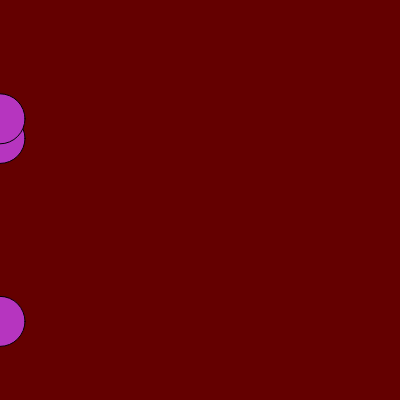
Frame 1 (no input)
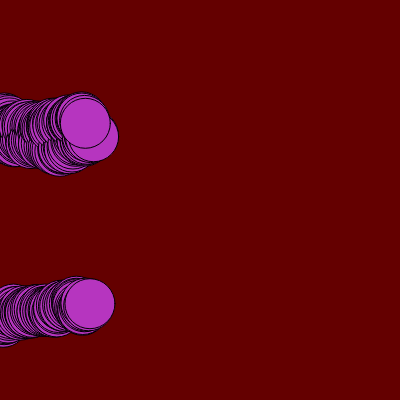
Frame 60 (no input)
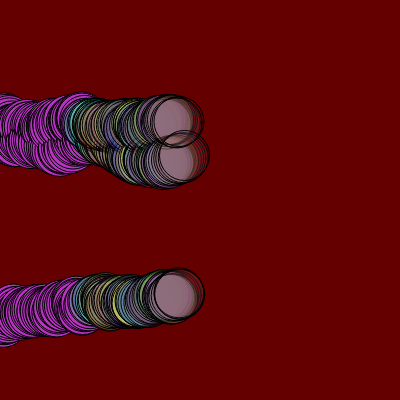
Frame 120 (the mouse pressed at the canvas centre since frame 60)

The p5.js sketch that drew these frames (run headless with seeded random() and noise() and a simulated clock; from frame 60 on, the mouse is pressed at the canvas centre):

// p5.js sketch
// ── sketch.js
let cor;
let posicaoHorizontal; // horizontal
let posicaoVertical; // vertical

function setup() {
  createCanvas(400, 400);
  background(color(100, 0 , 0));
  cor = color(random(0, 255), random(0, 255), random(0, 255));
  
  posicaoHorizontal = [0, 0, 0];
  posicaoVertical = [random(height), random(height), random(height)];
}

function draw() {
  
  fill(cor);
  
  for(let contador in posicaoHorizontal) {
    circle(posicaoHorizontal[contador], posicaoVertical[contador], 50);    
    posicaoHorizontal[contador]+= random(0,3);
    posicaoVertical[contador]+= random(-3,3); 
    
    if(posicaoHorizontal[contador] >= width){
      posicaoHorizontal[contador] = 0;
      posicaoVertical[contador] = random(height);
    }
  }
  
  if(mouseIsPressed){
    cor = color(random(0, 255), random(0, 255), random(0, 255), random(0, 100));
  }
}
